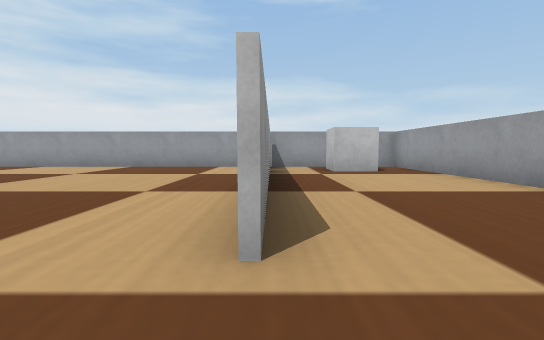
view 1 (above)

14 first-person views from a walk through a Webots world. The camera is 0.05 m above the floor, tilts 4° down and sees 85° across. The floor is counted in squares, 0.1 m on a side. Each view is taken from the middle of a square. On the plan, view 1 faces up. The plan holds only what a view shows up to about 9 squares ahead; the rest is blank. Robots are left out. Webots' stock objects and surfaces are drawn as simple stand-ins.

view 2
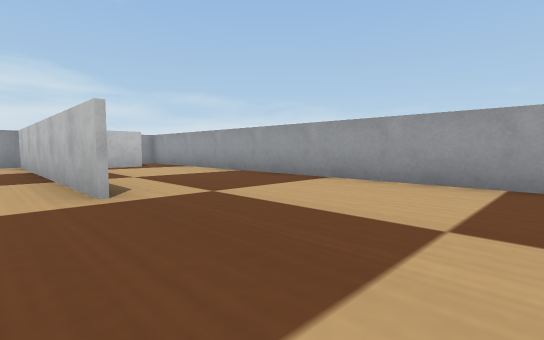

view 3
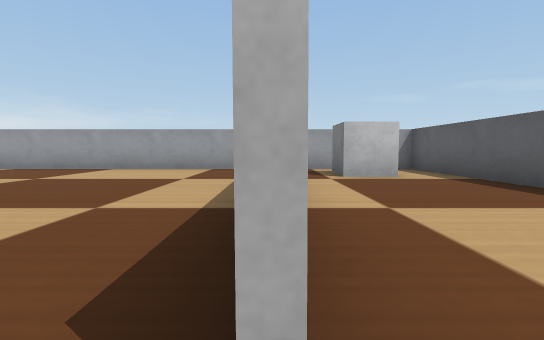

view 4
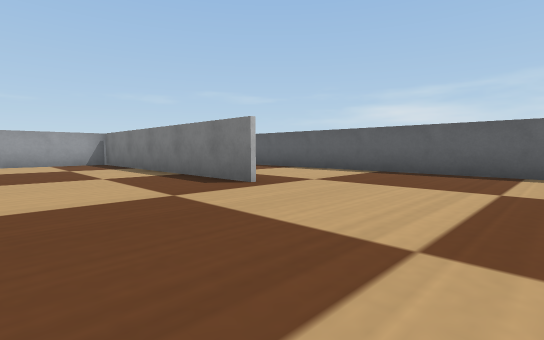

view 5
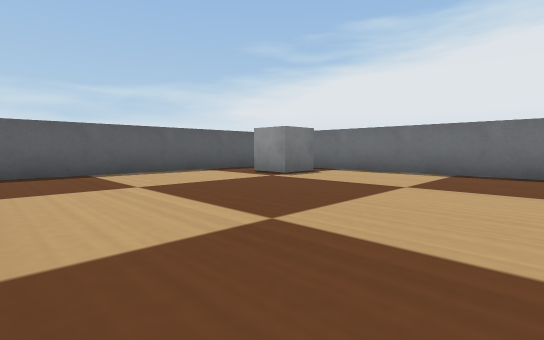

view 6
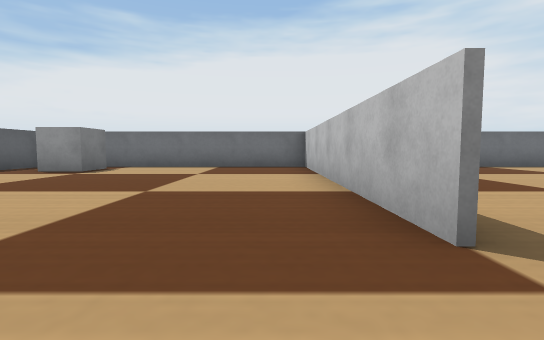

view 7
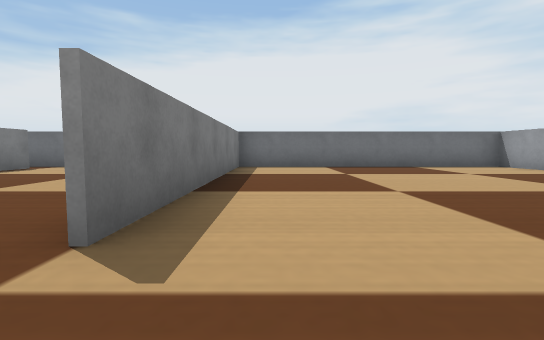

view 8
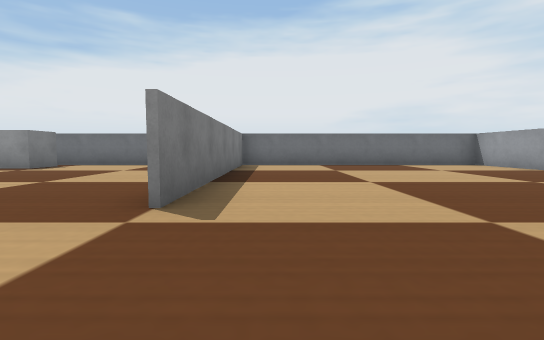

view 9
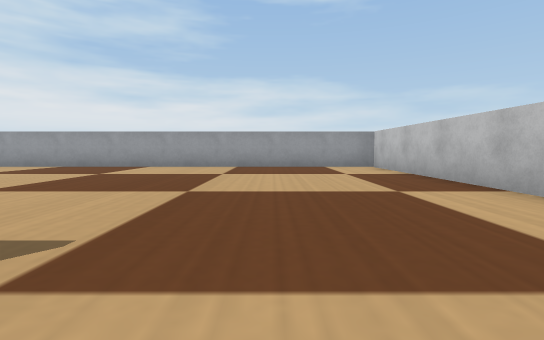

view 10
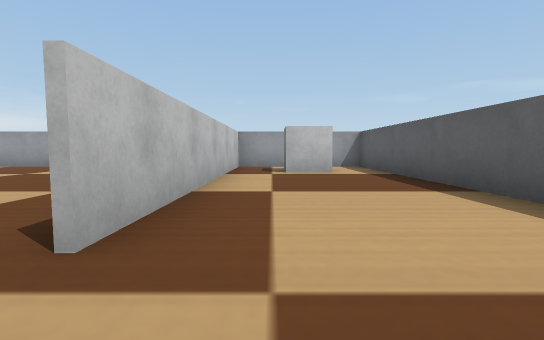

view 11
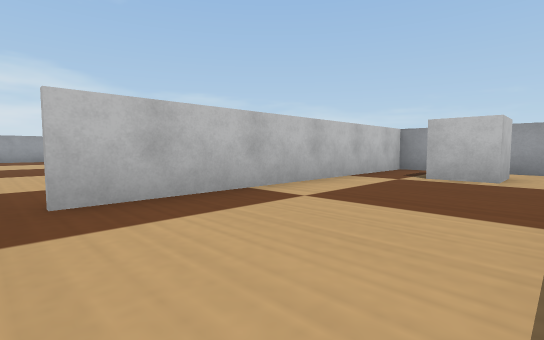

view 12
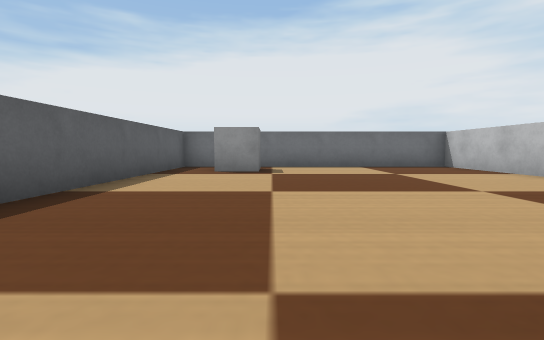

view 13
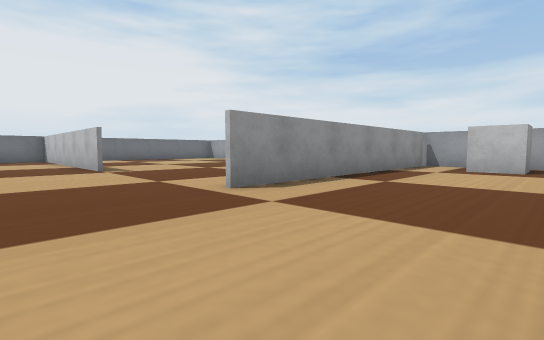

view 14
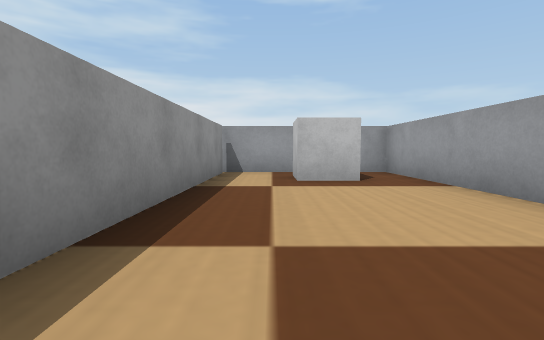

### Floor plan
Points are (right, up) in squares from view 1. A wall is a line through its corners. A room is listed if a view was taken in it or the views show most of it. See-through windows are left out.
Room 1 (views 1, 2, 3, 4, 5, 6, 7, 8, 9, 10, 11, 12, 13, 14)
walls: (-4.5, 1) (-11.5, 1); (-0.1, 1.2) (-0.1, 8.4); (-3.6, -3) (2.9, -3); (-11.4, 1.1) (-4.5, 1.1); (3.5, -2.4) (3.5, 8.5) (-11.5, 8.5) (-11.5, -6.5) (3.5, -6.5) (3.5, -3.1) (-3.6, -3.1); (0, 8.4) (0, 1.2)
objects: white box (-10, -5); white box (2, -5); white box (2, 7)

Positions as (right, up) in squares from view 1, and headings:
1: (0, 0), facing up
2: (-1, -2), facing up-right
3: (-4, -3), facing right
4: (-7, 0), facing down-right
5: (-5, 0), facing down-left
6: (-3, 0), facing left
7: (-3, 2), facing left
8: (-2, 2), facing left
9: (-3, 0), facing up
10: (-5, -4), facing right
11: (-4, -6), facing up-right
12: (-3, -4), facing left
13: (3, -1), facing up-left
14: (1, 2), facing up
